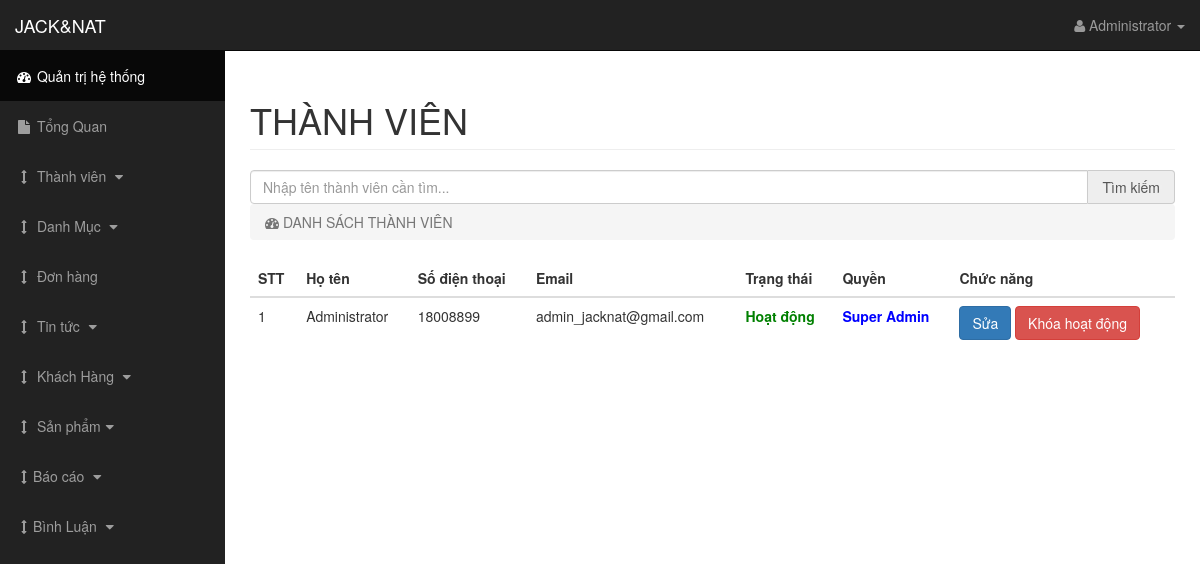
The app's page /backend/index.php?page=users (signed in) with its own data.
### tables this page shows
CREATE TABLE `tbl_users` (
  `id` int(11) NOT NULL,
  `name` varchar(50) NOT NULL,
  `email` varchar(80) NOT NULL,
  `passw` varchar(100) NOT NULL,
  `phone` varchar(12) NOT NULL,
  `status` tinyint(4) NOT NULL DEFAULT 1,
  `active` tinyint(4) NOT NULL DEFAULT 1,
  `create_at` datetime NOT NULL DEFAULT current_timestamp()
);

### backend/views/users.php (the view, shortened to what this page needs)
<?php
	if (isset($_POST['submit_search'])) {
        $key = $_POST['keyw'];
        $sql = "SELECT *FROM tbl_users WHERE name LIKE '%$key%' ORDER BY id";
    }else{
        $sql = "SELECT *FROM tbl_users ORDER BY id";
    }
    $query = mysqli_query($conn, $sql);
    $count = mysqli_num_rows($query);
?>
<div class="container-fluid">
    <div class="row">
        <div class="col-lg-12">
            <h1 class="page-header">
               THÀNH VIÊN
            </h1>
            <form action="" method="POST">
                <div class="input-group">
                  <input type="text" required="" placeholder="Nhập tên thành viên cần tìm..." name="keyw" class="form-control" value="<?php if(isset($key)) { echo $key; } ?>"/>
                  <span class="input-group-addon">
                      <button style="line-height: 0px; padding: 0px;" type="submit" class="" name="submit_search">
	                      Tìm kiếm
	                  </button>
                  </span>
                </div>
            </form>
            <ol class="breadcrumb">
                <li class="active">
                    <i class="fa fa-dashboard"></i> DANH SÁCH THÀNH VIÊN
                </li>
            </ol>
        </div>
    </div>
	<div class="row">
        <div class="col-lg-12 col-xs-12 col-sm-12 col-md-12">
			<div class="table-responsive">
				<table class="table table-hover">
					<?php if($count > 0){ ?>
					<thead>
						<tr>
							<th>STT</th>
							<th>Họ tên</th>
							<th>Số điện thoại</th>
							<th>Email</th>
							<th>Trạng thái</th>
							<th>Quyền</th>
							<th>Chức năng</th>
						</tr>
					</thead>
					<tbody>
						<?php
							$stt = 0;
							while ($row = mysqli_fetch_array($query)) {
								$stt += 1;
						?>
								<tr>
									<td><?php echo $stt; ?></td>
									<td><?php echo $row['name']; ?></td>
									<td><?php echo $row['phone']; ?></td>
									<td><?php echo $row['email']; ?></td>
									<td>
										<?php if($row['active'] == 1){ echo "<p style='color: green;font-weight: bold;'>Hoạt động</p>"; }else{ echo "<p style='color: red; font-weight: bold;'>Không hoạt động</p>"; } ?>
									</td>
									<td>
										<?php if($row['status'] == 1){ echo "<p style='color: blue;font-weight: bold;'>Super Admin</p>"; }else{ echo "<p style='color: red; font-weight: bold;'>Admin</p>"; } ?>
									</td>
									<td>
										<a href="index.php?page=edit-users&id=<?php echo $row['id']; ?>"><button class="btn btn-primary">Sửa</button></a>
										<?php
											if ($row['active'] == 1) {
										?>
											<a onclick="return confirm('Bạn có muốn xóa khóa hoạt động thành viên này không? ');" href="index.php?page=block-users&id=<?php echo $row['id']; ?>">
												<button class="btn btn-danger">Khóa hoạt động</button>
											</a>
										<?php
											}else{
										?>
											<a onclick="return confirm('Bạn có muốn xóa mở hoạt động thành viên này không? ');" href="index.php?page=open-users&id=<?php echo $row['id']; ?>">
												<button class="btn btn-success">Mở hoạt động</button>
											</a>
										<?php
											}
										?>
									</td>
								</tr>
						<?php
							}
						?>
					</tbody>
				<?php
				} ?>
				</table>
			</div>
		</div>
    </div>
</div>

### backend/css/sb-admin.css (style rules this page uses)
body { margin-top: 100px; background-color: #222; }
@media (min-width:768px) { body { margin-top: 50px; } }

### records on screen
tbl_users: name "Administrator", phone "18008899", email "admin_jacknat@gmail.com", active "Hoạt động", status "Super Admin"

### other values on screen
$_SESSION['name'] "Administrator"
